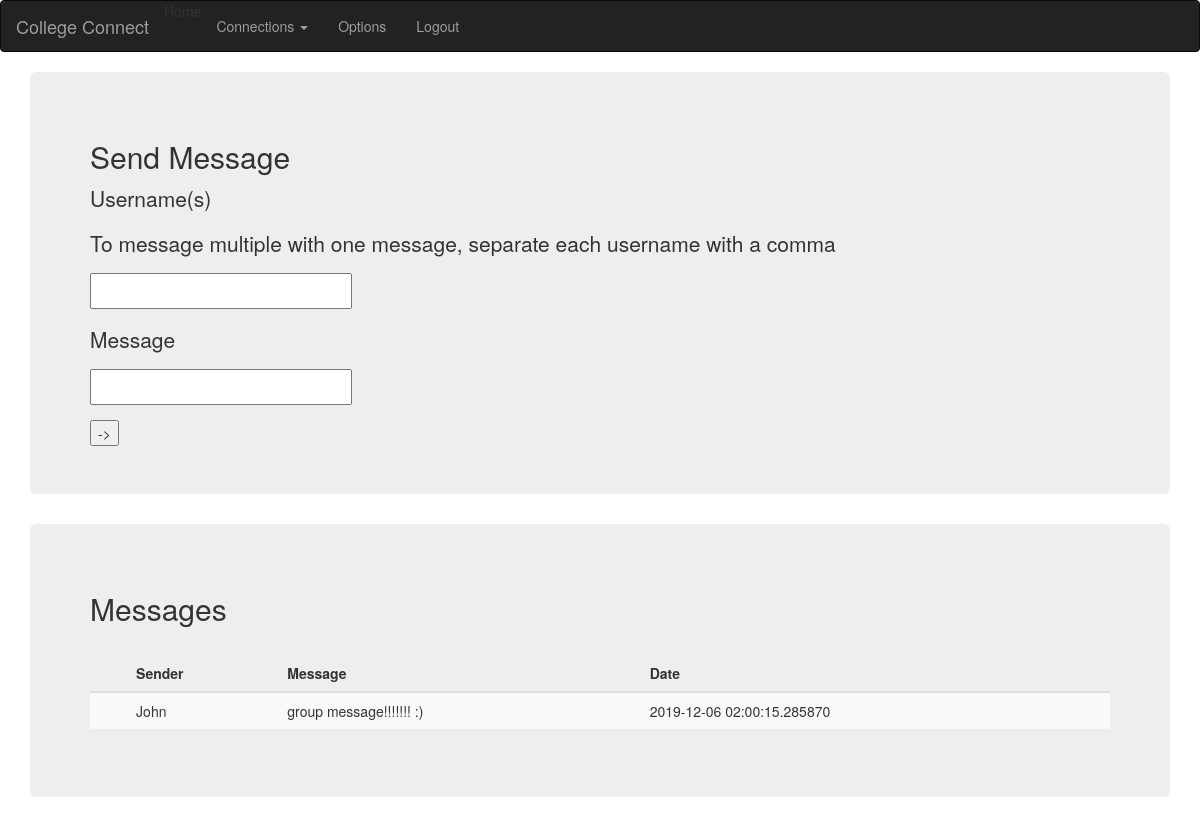
Screenshot of /message (signed in) with the database file from the repository.
### app/models.py (models this page shows)
class Message(db.Model):
    id = db.Column(db.Integer, primary_key=True)
    uid_receiver = db.Column(db.Integer, db.ForeignKey('user.id'))
    sender = db.Column(db.String)
    date = db.Column(db.DateTime)
    message = db.Column(db.String)

### app/views.py (the view, shortened to what this page needs)
@app.route('/message', methods=['GET', 'POST'])
def message():
    messages = Message.query.filter_by(uid_receiver=current_user.id).all()
    form = MessageForm()
    return render_template('message.html', form=form, messages=messages)

### app/forms.py
class MessageForm(Form):
    username = StringField(validators=[DataRequired()])
    message = StringField(validators=[DataRequired()])

### app/models.py (called while the page is built)
@login.user_loader
def load_user(id):
    return User.query.get(int(id))

### app/templates/message.html (shortened to what this page needs)
{% extends 'base.html' %}
{% block content %}
<div class="container">
    <div class="jumbotron">
        <h2>Send Message</h2>
        <form method="post">
            <p>Username(s)</p>
            <p class="hint">To message multiple with one message, separate each username with a comma</p>
            <p>{{ form.username }}</p>
            <p>Message</p>
            <p>{{ form.message }}</p>
            <input type="submit" value="->">
        </form>
    </div>
    <div class="jumbotron">
        <h2>Messages</h2>
    <br>
    <table class="table table-striped">
        <thead>
            <tr>
                <th scope="col"></th>
                <th scope="col">Sender</th>
                <th scope="col">Message</th>
                <th scope="col">Date</th>
            </tr>
        </thead>
        <tbody>
        {% for message in messages %}
            <tr>
            <th scope="row"></th>
                <td>{{ message.sender }}</td>
                <td>{{ message.message }}</td>
                <td>{{ message.date }}</td>
            </tr>
        {% endfor %}
        </tbody>
    </table>
 </div>
    </div>
{% endblock %}

### rows the page displays
Message: sender "John", message "group message!!!!!!! :)", date "2019-12-06 02:00:15.285870"
